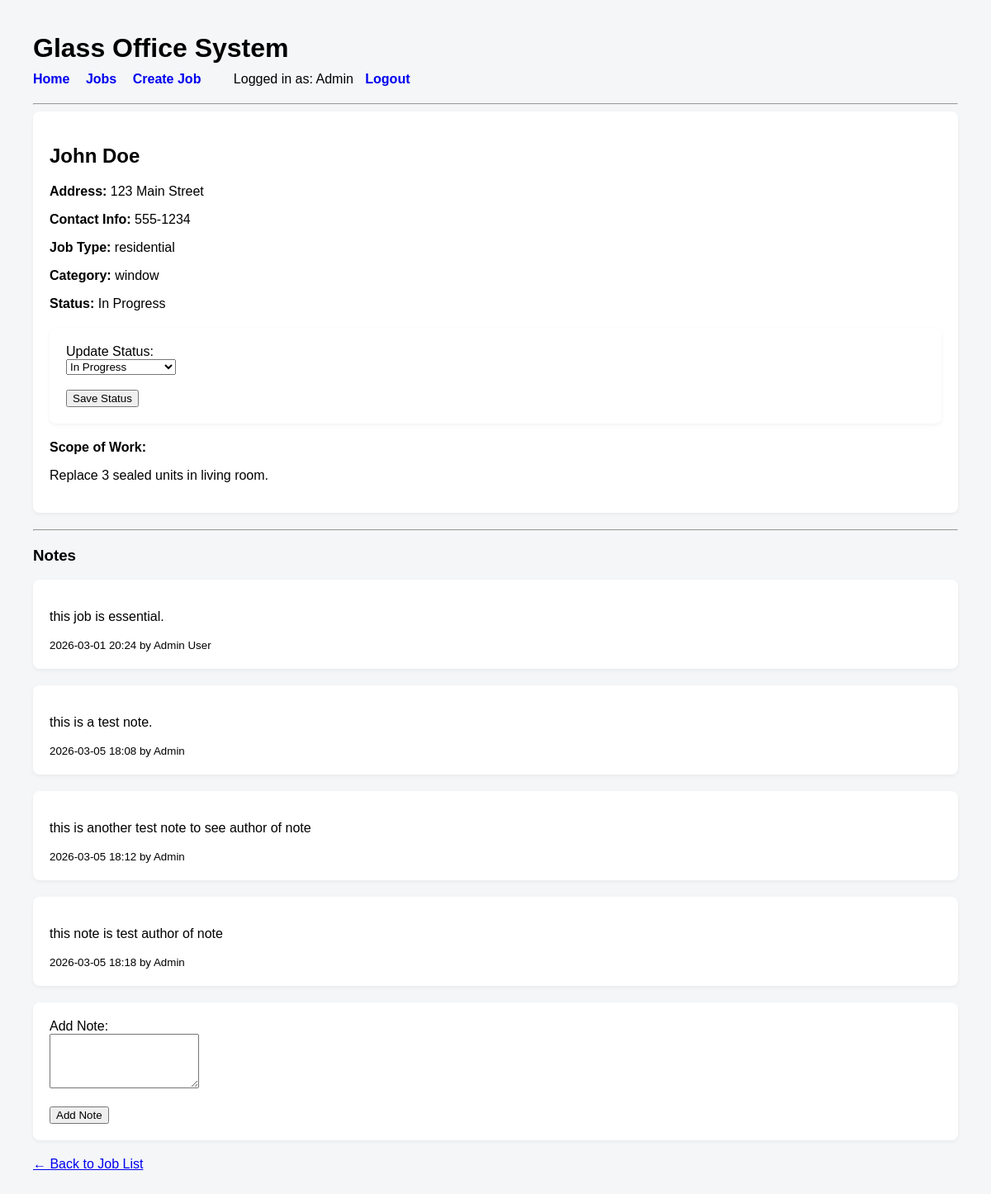
/jobs/1 (signed in), run on the app's committed database.
### models.py (models this page shows, shortened)
class Job(db.Model):
    id = db.Column(db.Integer, primary_key=True)
    customer_name = db.Column(db.String(200), nullable=False)
    address = db.Column(db.String(300), nullable=False)
    contact_info = db.Column(db.String(200))
    job_type = db.Column(db.String(50))
    job_category = db.Column(db.String(100))
    scope_of_work = db.Column(db.Text)
    install_date = db.Column(db.Date)
    status = db.Column(db.String(50), default="scheduled")
    notes = db.relationship("JobNote", backref="job", lazy=True)
    created_by = db.Column(db.Integer, db.ForeignKey("user.id"))
    created_at = db.Column(db.DateTime, default=datetime.utcnow)
    updated_at = db.Column(db.DateTime, default=datetime.utcnow, onupdate=datetime.utcnow)

class JobNote(db.Model):
    id = db.Column(db.Integer, primary_key=True)
    job_id = db.Column(db.Integer, db.ForeignKey("job.id"))
    user_id = db.Column(db.Integer, db.ForeignKey("user.id"))
    note_type = db.Column(db.String(50))
    content = db.Column(db.Text, nullable=False)
    created_at = db.Column(db.DateTime, default=datetime.utcnow)
    author = db.relationship("User")

class User(db.Model):
    id = db.Column(db.Integer, primary_key=True)
    name = db.Column(db.String(100), nullable=False)
    email = db.Column(db.String(120), unique=True, nullable=False)
    password_hash = db.Column(db.String(255), nullable=False)
    role = db.Column(db.String(20), nullable=False)
    active = db.Column(db.Boolean, default=True)
    created_at = db.Column(db.DateTime, default=datetime.utcnow)
    updated_at = db.Column(db.DateTime, default=datetime.utcnow, onupdate=datetime.utcnow)

### app.py (the view)
    @app.route("/jobs/<int:job_id>")
    def job_detail(job_id):
        job = Job.query.get_or_404(job_id)
        return render_template("job_detail.html", job=job)

### templates/job_detail.html (shortened to what this page needs)
{% extends "base.html" %}
{% block content %}
<div class="card">
    <h2>{{ job.customer_name }}</h2>
    <p><strong>Address:</strong> {{ job.address }}</p>
    <p><strong>Contact Info:</strong> {{ job.contact_info }}</p>
    <p><strong>Job Type:</strong> {{ job.job_type }}</p>
    <p><strong>Category:</strong> {{ job.job_category }}</p>
    <p><strong>Status:</strong> {{ job.status.replace('_', ' ').title() }}</p>
<form method="POST" action="/jobs/{{ job.id }}/status">
    <div class="card" style="margin-top:20px;">
        <label>Update Status:</label><br>
        <select name="status">
    <option value="in_progress"
        {% if job.status == "in_progress" %}selected{% endif %}>
        In Progress
    </option>
</select>
        <br><br>
        <button type="submit">Save Status</button>
    </div>
</form>
    <p><strong>Scope of Work:</strong></p>
    <p>{{ job.scope_of_work }}</p>
</div>
<hr>
<h3>Notes</h3>
{% if job.notes %}
    {% for note in job.notes %}
        <div class="card">
            <p>{{ note.content }}</p>
            <small>{{ note.created_at.strftime("%Y-%m-%d %H:%M") }}
                by {{ note.author.name }}
            </small>
        </div>
    {% endfor %}
{% else %}
    <p>No notes yet.</p>
{% endif %}
<div class="card">
    <form method="POST" action="/jobs/{{ job.id }}/notes">
        <label>Add Note:</label><br>
        <textarea name="content" rows="4" required></textarea><br><br>
        <button type="submit">Add Note</button>
    </form>
</div>
<a href="/jobs">← Back to Job List</a>
{% endblock %}

### templates/base.html (style rules this page uses)
body { font-family: Arial, sans-serif; margin: 40px; background-color: #f4f6f8; }
.card { background: white; padding: 20px; border-radius: 8px; margin-bottom: 20px; box-shadow: 0 2px 5px rgba(0,0,0,0.05); }

### data on the page
Job: customer_name "John Doe", address "123 Main Street", contact_info "555-1234", job_type "residential", job_category "window", status.replace "In Progress", status "In Progress", scope_of_work "Replace 3 sealed units in living room."
JobNote: content "this job is essential.", created_at "2026-03-01 20:24", author.name "Admin User"
JobNote: content "this is a test note.", created_at "2026-03-05 18:08", author.name "Admin"
JobNote: content "this is another test note to see author of note", created_at "2026-03-05 18:12", author.name "Admin"
JobNote: content "this note is test author of note", created_at "2026-03-05 18:18", author.name "Admin"

### other printed values
{{ session["user_name"] }} "Admin"
